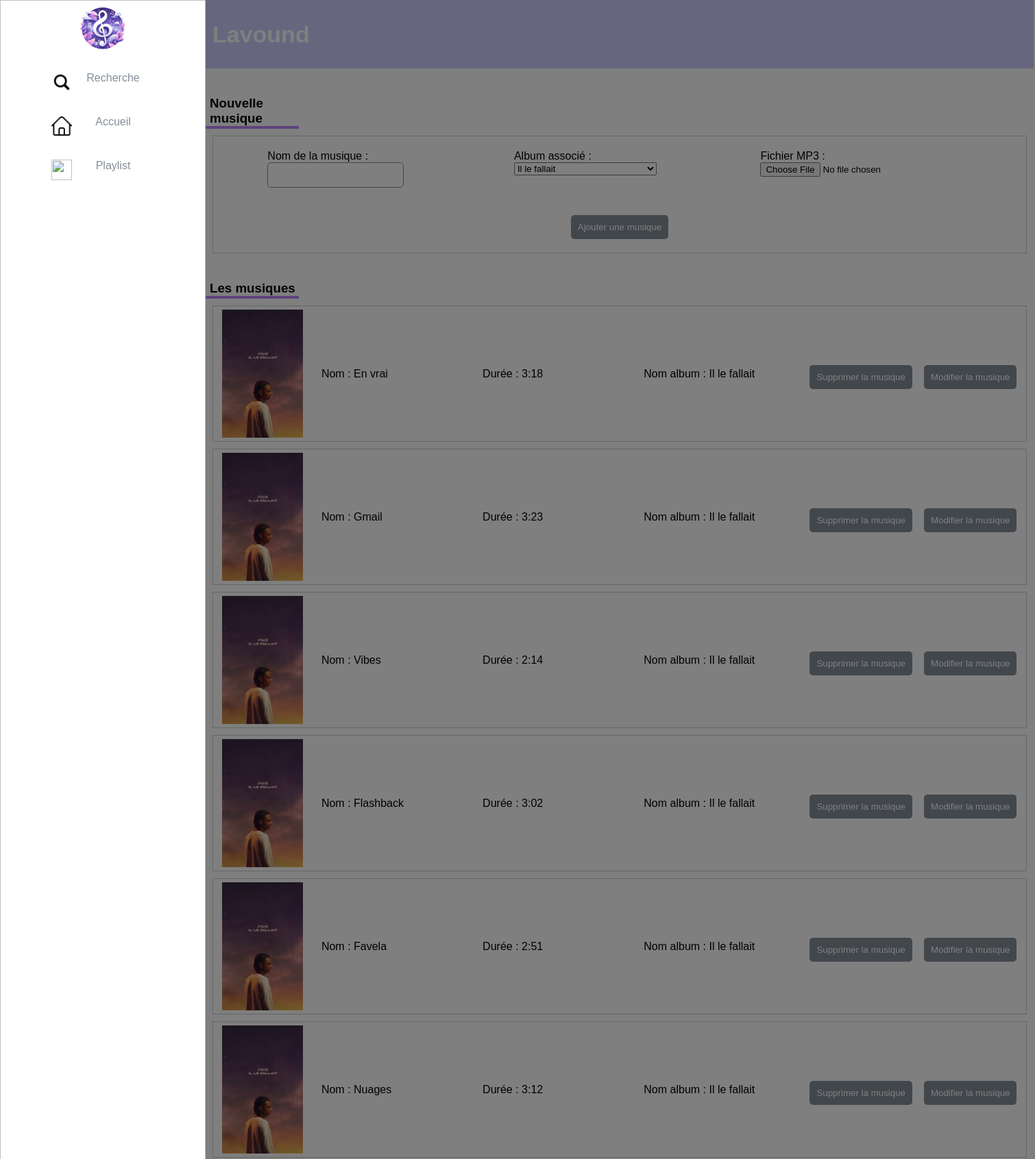
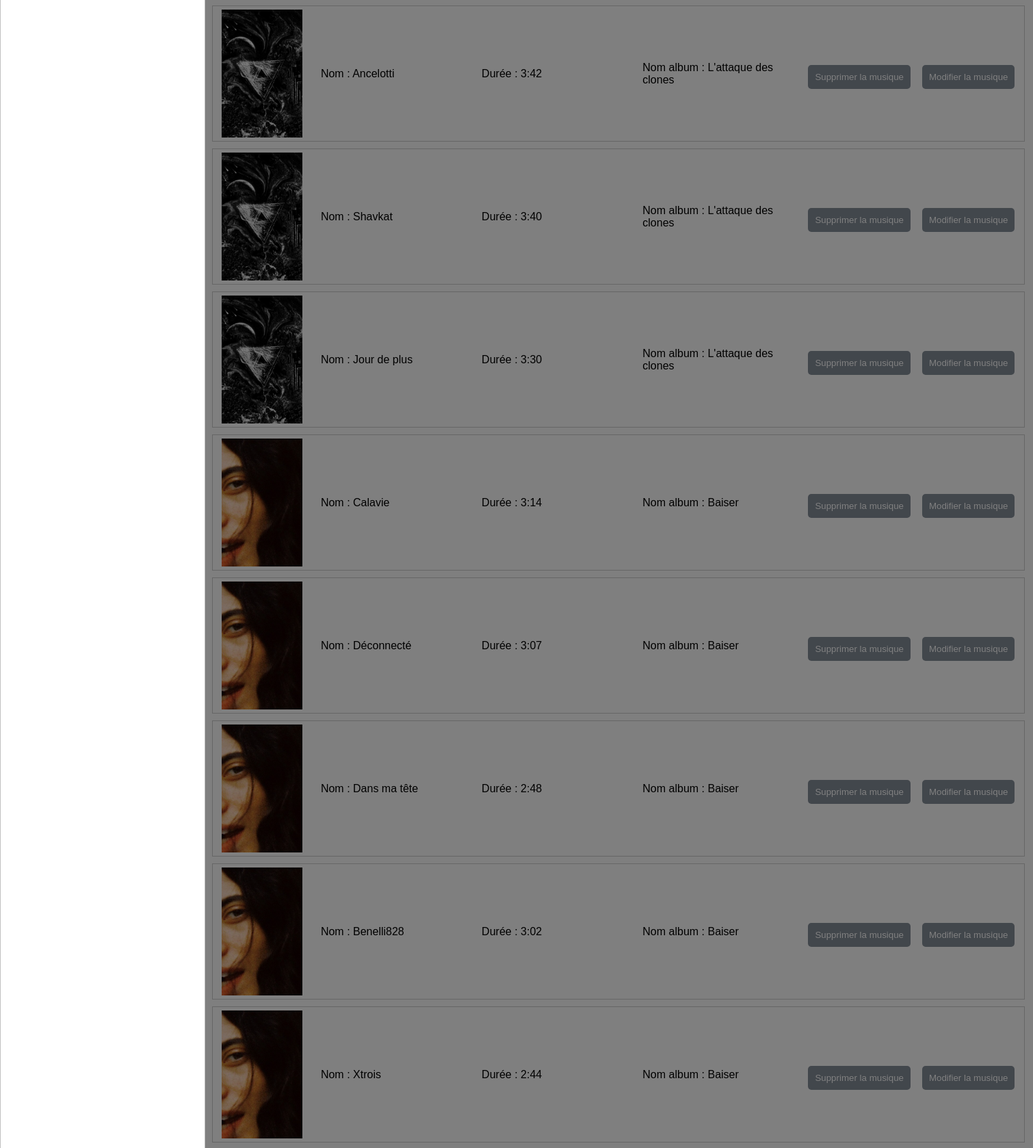
The app's page /?action=admin_musique (signed in, upper part) with its own data (2 pictures, top to bottom).
### tables this page shows
CREATE TABLE MUSIQUE (
        id_musique INT PRIMARY KEY,
        nom_musique VARCHAR(255) NOT NULL,
        duree_musique TIME NOT NULL,
        son_musique VARCHAR(255) NOT NULL,
        nb_streams INT NOT NULL CHECK (nb_streams >= 0),
        id_album INT,
        FOREIGN KEY (id_album) REFERENCES ALBUM(id_album)
    );

CREATE TABLE ALBUM (
        id_album INT PRIMARY KEY,
        titre VARCHAR(255) NOT NULL,
        annee_sortie INT,
        id_image INT,
        FOREIGN KEY (id_image) REFERENCES IMAGE(id_image)
    );

### Classes/Modele/modele_bd/AlbumPDO.php (called while the page is built, shortened)
<?php
class AlbumPDO
{
    private $pdo;
    public function __construct(PDO $pdo)
    {
        $this->pdo = $pdo;
    }
    public function getAlbumByIdAlbum(int $id_album): ?Album
    {
        $requete_album = <<<EOF
        select id_album, titre, annee_sortie, id_image from ALBUM where id_album = :id_album;
        EOF;
        try{
            $stmt = $this->pdo->prepare($requete_album);
            $stmt->bindParam("id_album", $id_album, PDO::PARAM_INT);
            $stmt->execute();
            $resultat = $stmt->fetch(PDO::FETCH_ASSOC);
            if ($resultat) {
                return new Album($resultat['id_album'], $resultat['titre'], $resultat['annee_sortie'], $resultat['id_image']);
            } else {
                return null;
            }
        }
        catch (PDOException $e){
            var_dump($e->getMessage());
            return null;
        }
    }
    public function getAlbums(): array
    {
        $requete_albums = <<<EOF
        select id_album, titre, annee_sortie, id_image from ALBUM;
        EOF;
        $les_albums = array();
        try{
            $stmt = $this->pdo->prepare($requete_albums);
            $stmt->execute();
            $resultat = $stmt->fetchAll(PDO::FETCH_ASSOC);
            foreach ($resultat as $album) {
                array_push($les_albums, new Album($album['id_album'], $album['titre'], $album['annee_sortie'], $album['id_image']));
            }
            return $les_albums;
        }
        catch (PDOException $e){
            var_dump($e->getMessage());
            return $les_albums;
        }
    }
}

### Classes/View/Template.php (called while the page is built, shortened)
<?php
final class Template
{
    private string $path;
    private string $layout;
    public function __construct(string $path)
    {
        $this->path = $path;
    }
    public function getPath(): string
    {
        return $this->path;
    }
    public function getLayout(): string
    {
        return $this->layout;
    }
    public function setLayout(string $layout): self
    {
        $this->layout = $layout;
        return $this;
    }
    public function compile(): string
    {
        require sprintf(
            '%s/%s.php',
            $this->getPath(),
            $this->getLayout()
        );
        return ob_get_clean();
    }
}

### Classes/Modele/modele_php/Album.php (called while the page is built, shortened)
<?php
class Album
{
    private $id_album;
    private $titre;
    public function __construct(int $id_album, string $titre, int $annee_sortie, int $id_image)
    {
        $this->id_album = $id_album;
        $this->titre = $titre;
    }
    public function getIdAlbum(): int
    {
        return $this->id_album;
    }
    public function getTitre(): string
    {
        return $this->titre;
    }
}

### Classes/Modele/modele_bd/MusiquePDO.php (called while the page is built, shortened)
<?php
class MusiquePDO
{
    private $pdo;
    public function __construct(PDO $pdo)
    {
        $this->pdo = $pdo;
    }
    public function getIdImageByIdMusique(int $id_musique): int
    {
        $requete_id_image_musique = <<<EOF
        select id_image from MUSIQUE natural join ALBUM where id_musique = :id_musique;
        EOF;
        try{
            $stmt = $this->pdo->prepare($requete_id_image_musique);
            $stmt->bindParam("id_musique", $id_musique, PDO::PARAM_INT);
            $stmt->execute();
            $resultat = $stmt->fetch(PDO::FETCH_ASSOC);
            return $resultat["id_image"];
        }
        catch (PDOException $e){
            var_dump($e->getMessage());
            return 0;
        }
    }
    public function getMusiques(): array
    {
        $requete_musiques = <<<EOF
        select id_musique, nom_musique, duree_musique, son_musique, nb_streams, id_album from MUSIQUE;
        EOF;
        $les_musiques = array();
        try{
            $stmt = $this->pdo->prepare($requete_musiques);
            $stmt->execute();
            $resultat = $stmt->fetchAll(PDO::FETCH_ASSOC);
            foreach ($resultat as $musique) {
                array_push($les_musiques, new Musique($musique['id_musique'], $musique['nom_musique'], $musique['duree_musique'], $musique['son_musique'], $musique['nb_streams'], $musique['id_album']));
            }
            return $les_musiques;
        }
        catch (PDOException $e){
            var_dump($e->getMessage());
            return $les_musiques;
        }
    }
}

### Classes/Modele/modele_php/Musique.php (called while the page is built, shortened)
<?php
class Musique
{
    private $id_musique;
    private $nom_musique;
    private $duree_musique;
    private $id_album;
    public function __construct(int $id_musique, string $nom_musique, string $duree_musique, string $son_musique, int $nb_streams, int $id_album)
    {
        $this->id_musique = $id_musique;
        $this->nom_musique = $nom_musique;
        $this->duree_musique = $duree_musique;
        $this->id_album = $id_album;
    }
    public function getIdMusique(): int
    {
        return $this->id_musique;
    }
    public function getNomMusique(): string
    {
        return $this->nom_musique;
    }
    public function getDureeMusique(): string
    {
        return $this->duree_musique;
    }
    public function getIdAlbum(): int
    {
        return $this->id_album;
    }
}

### Classes/Modele/modele_bd/ImagePDO.php (called while the page is built, shortened)
<?php
class ImagePDO
{
    private $pdo;
    public function __construct(PDO $pdo)
    {
        $this->pdo = $pdo;
    }
    public function getImageByIdImage(int $id_image): ?Image
    {
        $requete_image = <<<EOF
        select id_image, image from IMAGE where id_image = :id_image;
        EOF;
        try{
            $stmt = $this->pdo->prepare($requete_image);
            $stmt->bindParam("id_image", $id_image, PDO::PARAM_INT);
            $stmt->execute();
            $resultat = $stmt->fetch(PDO::FETCH_ASSOC);
            if ($resultat) {
                return new Image($resultat['id_image'], $resultat['image']);
            } else {
                return null;
            }
        }
        catch (PDOException $e){
            var_dump($e->getMessage());
            return null;
        }
    }
}

### Classes/Modele/modele_php/Image.php (called while the page is built, shortened)
<?php
class Image
{
    private string $image;
    public function __construct(int $id_image, string $image)
    {
        $this->image = $image;
    }
    public function getImage(): string
    {
        return $this->image;
    }
}

### templates/admin_musique.php (the view, shortened to what this page needs)
<?php
$pdo = new PDO('sqlite:Data/sae_php.db');
$pdo->setAttribute(PDO::ATTR_ERRMODE, PDO::ERRMODE_EXCEPTION);
$musiquePDO = new MusiquePDO($pdo);
$imagePDO = new ImagePDO($pdo);
$albumPDO = new AlbumPDO($pdo);
$les_musiques = $musiquePDO->getMusiques();
$les_albums = $albumPDO->getAlbums();
?>
<!DOCTYPE html>
<html lang="fr">
<head>
    <link rel="stylesheet" href="../static/style/genre.css">
    <link rel="stylesheet" href="../static/style/admin.css">
</head>
<body ng-app="app">
	<section class='global-wrapper' ng-controller="ctrl">
        <aside>
                <img src="../static/images/logo.png" alt="" width="80px" height="80px">
                <ul>
                    <li>
            <a href="#" onclick="toggleSearchBar()">
                <div class="nav-item">
                    <img src="../static/images/loupe.png" alt="">
                    <span>Recherche</span>
                </div>
            </a>
        </li>
                    <li>
                <a href="/?action=accueil">
                    <div class="nav-item">
                            <img src="../static/images/home.png" alt="">
                            <span>Accueil</span>
                    </div>
                </a>
            </li>
            <li>
                <a href="/?action=playlists_utilisateur">
                    <div class="nav-item">
                        <img src="../static/images/add-to-playlist.png" alt="">
                        <span>Playlist</span>
                    </div>
                </a>
                    </li>
                </ul>
            </aside>
            <main id="main">
                <div id="blackout-on-hover"></div>
            <header>
                <h2>Lavound</h2>
            </header>
            <div class="center-part">
                <h3 class="T-part">Nouvelle musique</h3>
                <div class="album-container">
                    <form action="?action=ajouter_musique" method="post" enctype="multipart/form-data">
                        <div class="form-ajout">
                            <div class="infos-new-artiste">
                                <div class="flex-container">
                                    <div class="flex-item">
                                        <div class="input-simple">
                                            <label for="nom_musique">Nom de la musique :</label>
                                            <input class="input-infos" type="text" id="nom_musique" name="nom_musique" required>
                                        </div>
                                    </div>
                                    <div class="flex-item">
                                        <div class="input-simple">
                                            <label for="album">Album associé :</label>
                                            <select name="album" id="album">
                                            <?php foreach ($les_albums as $album): ?>
                                                <option value="<?php echo $album->getIdAlbum(); ?>"><?php echo $album->getTitre(); ?></option>
                                            <?php endforeach; ?>
                                            </select>
                                        </div>
                                    </div>
                                    <div class="flex-item">
                                        <div class="input-simple">
                                            <label for="fichier_mp3">Fichier MP3 :</label>
                                            <input type="file" id="fichier_mp3" name="fichier_mp3" accept=".mp3" required>
                                        </div>
                                    </div>
                                </div>
                                <button class="view-album-button" type="submit">Ajouter une musique</button>
                            </div>
                        </div>
                    </form>
                </div>
                <h3 class="T-part">Les musiques</h3>
                <?php foreach ($les_musiques as $musique):
                    $id_image_musique = $musiquePDO->getIdImageByIdMusique($musique->getIdMusique());
                    $image_musique = $imagePDO->getImageByIdImage($id_image_musique);
                    $image_path = $image_musique->getImage() ? "../images/" . $image_musique->getImage() : '../images/default.jpg';
                    ?>
                    <div class="album-container">
                        <img class="album-image" src="<?php echo $image_path ?>" alt="Image de la musique <?php echo $musique->getNomMusique(); ?>"/>
                        <div id="container_infos_album">
                            <div>
                                <p>Nom : <?php echo $musique->getNomMusique(); ?></p>
                            </div>
                            <div>
                                <p>Durée : <?php echo $musique->getDureeMusique(); ?></p>
                            </div>
                            <div>
                                <p>Nom album : <?php echo ($albumPDO->getAlbumByIdAlbum($musique->getIdAlbum()))->getTitre(); ?></p>
                            </div>
                        </div>
                        <a href="#" onclick="return confirmSuppressionMusique(<?php echo $musique->getIdMusique(); ?>)">
                            <button class="view-album-button">Supprimer la musique</button>
                        </a>
                        <button class="view-album-button" onclick="showEditForm(<?php echo $musique->getIdmusique(); ?>)">Modifier la musique</button>
                    </div>
                <?php endforeach; ?>
            </div>
        </main>
	</section>
</body>
</html>

### static/style/genre.css (style rules this page uses)
* { margin: 0; box-sizing: border-box; font-family: 'Montserrat', sans-serif; }
:root { --gray: #858E99; --lavender: #CCCCFF; }
html, body { height: 100%; margin: 0; padding: 0; font-family: 'Roboto', sans-serif; }
.global-wrapper { position: relative; height: 100%; width: 100%; }
.global-wrapper aside { position: relative; width: 112px; float: left; text-align: center; height: 100%; transition: all 0.3s ease-in-out; border: 1px solid silver; }
.global-wrapper aside ul { list-style: none; padding-left: 0; }
.global-wrapper aside ul li { padding: 20px 0 10px 0; cursor: pointer; }
.global-wrapper aside ul li .nav-item { display: inline-block; width: 30px; overflow: hidden; height: 30px; transition: width 0.3s ease-in-out; white-space: nowrap; color: var(--gray); }
.global-wrapper aside ul li .nav-item img { float: left; position: relative; top: 0px; color: var(--gray); width: 30px; height: 30px; }
.global-wrapper aside ul li .nav-item span { opacity: 0; transition: all 0.2s ease-in-out; }
.global-wrapper main { float: left; width: calc(100% - 114px); height: 100%; overflow: scroll; transition: all 0.3s ease-in-out; }
.global-wrapper main #blackout-on-hover { transition: opacity 0.3s ease-in-out; opacity: 0; }
.global-wrapper main header { position: relative; background: var(--lavender); width: 100%; height: 100px; }
.global-wrapper main header h2 { color: white; font-size: 34px; margin-left: 10px; }
header { display: flex; justify-content: space-between; align-items: center; }
.T-part { width: 9vw; margin-top: 40px; border-bottom: solid #bc85fa 4px; padding-left: 6px; }

### static/style/admin.css (style rules this page uses)
:root { --gray: #858E99; --lavender: #CCCCFF; }
.album-container { border: 1px solid #ccc; margin: 10px; padding: 5px; background-color: #ffffff; text-align: center; display: flex; align-items: center; }
.album-container > * { margin-inline: auto; }
.album-image { width: 10%; height: 187px; object-fit: cover; }
.view-album-button { margin-top: 10px; background-color: var(--gray); color: white; padding: 10px; border: none; border-radius: 5px; cursor: pointer; }
#container_infos_album { width: 60%; margin: 0 auto; display: flex; align-items: center; justify-content: space-around; }
#container_infos_album > div { flex: 1; padding: 10px; text-align: left; }
#container_infos_album p { margin: 0; }
.form-ajout { display: flex; align-items: center; }
.form-ajout > * { margin-inline: auto; padding: 15px; }
.input-infos { border: 1px solid var(--gray); padding: 10px; border-radius: 5px; }
.flex-container { display: flex; justify-content: space-between; flex-wrap: wrap; }
.flex-item { flex-basis: 30%; margin-bottom: 20px; }
.input-simple { margin-bottom: 10px; text-align: left; }
select option { background-color: #fff; color: #333; }

### records on screen
musique: nom_musique "En vrai", duree_musique "3:18", id_album.id_image "Il le fallait"
musique: nom_musique "Gmail", duree_musique "3:23", id_album.id_image "Il le fallait"
musique: nom_musique "Vibes", duree_musique "2:14", id_album.id_image "Il le fallait"
musique: nom_musique "Flashback", duree_musique "3:02", id_album.id_image "Il le fallait"
musique: nom_musique "Favela", duree_musique "2:51", id_album.id_image "Il le fallait"
musique: nom_musique "Nuages", duree_musique "3:12", id_album.id_image "Il le fallait"
musique: nom_musique "Ancelotti", duree_musique "3:42", id_album.id_image "L'attaque des clones"
musique: nom_musique "Shavkat", duree_musique "3:40", id_album.id_image "L'attaque des clones"
musique: nom_musique "Jour de plus", duree_musique "3:30", id_album.id_image "L'attaque des clones"
musique: nom_musique "Calavie", duree_musique "3:14", id_album.id_image "Baiser"
musique: nom_musique "Déconnecté", duree_musique "3:07", id_album.id_image "Baiser"
musique: nom_musique "Dans ma tête", duree_musique "2:48", id_album.id_image "Baiser"
musique: nom_musique "Benelli828", duree_musique "3:02", id_album.id_image "Baiser"
musique: nom_musique "Xtrois", duree_musique "2:44", id_album.id_image "Baiser"

### other values on screen
form field album "Il le fallait"
